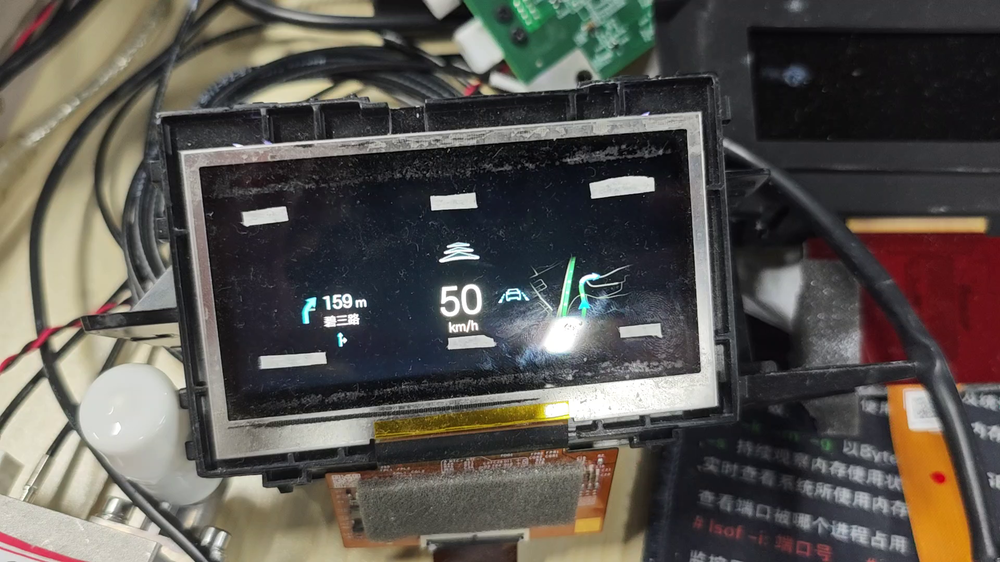
#> input picture image3.png, 1000 x 562 px, shrunk from 1920 x 1080 before the run
$ python image_preprocessing.py
#> lines starting #> are read from the running program, lines starting #| are printed output that depends on the picture; after the words box and inside, x2 and y2 are one past the last pixel; in counts of white or black regions, pixels touching at a corner belong together
import cv2
import numpy as np

# 功能：图像预处理
# 内容：gamma校正 + 高斯滤波 + 图像锐化 + 边缘提取

def gamma_correction(image, gamma=1.0):
    """使用向量化操作优化的Gamma校正"""
    if gamma <= 0:
        raise ValueError("Gamma值必须大于0")
    inv_gamma = 1.0 / gamma
    table = np.power(np.arange(256)/255.0, inv_gamma) * 255
    table = np.clip(table, 0, 255).astype("uint8")
    return cv2.LUT(image, table)

def preprocess_v_channel(v_channel):
    """对V通道进行预处理——gamma校正+高斯滤波+锐化"""
    gamma = 1.5
    gamma_corrected = gamma_correction(v_channel, gamma)
    blurred = cv2.GaussianBlur(gamma_corrected, (5, 5), 0)
    kernel = np.array([[0, -1, 0], [-1, 5, -1], [0, -1, 0]], dtype=np.float32)
    sharpened = cv2.filter2D(blurred, -1, kernel)
    return sharpened

def main():
    # 读取并验证图像
    image = cv2.imread("image3.png")
#> image is the input picture: shape (562, 1000, 3); mean B, G, R 79.4, 84.9, 89
    if image is None or len(image.shape) != 3 or image.shape[2] != 3:
        print("图像读取失败或格式错误")
        return

    # 颜色空间转换
    hsv_image = cv2.cvtColor(image, cv2.COLOR_BGR2HSV)
#> hsv_image: shape (562, 1000, 3); mean H, S, V 77.3, 50.4, 93.7
    v_channel = hsv_image[:, :, 2]
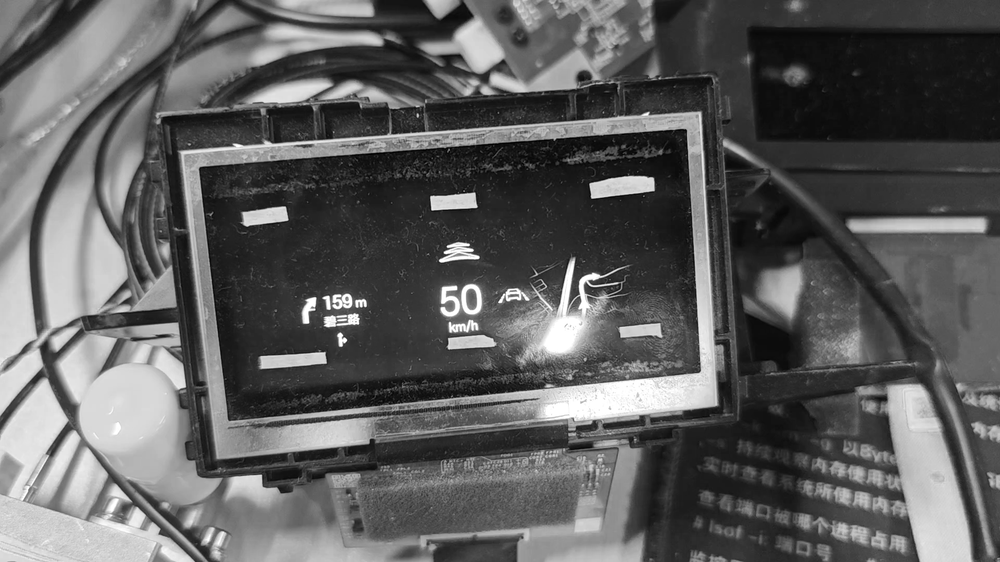
#> v_channel: shape (562, 1000); min 0, max 255, mean 93.7

    # 图像增强处理
    processed_v = preprocess_v_channel(v_channel)
#> in gamma_correction, `return cv2.LUT(image, table)`:
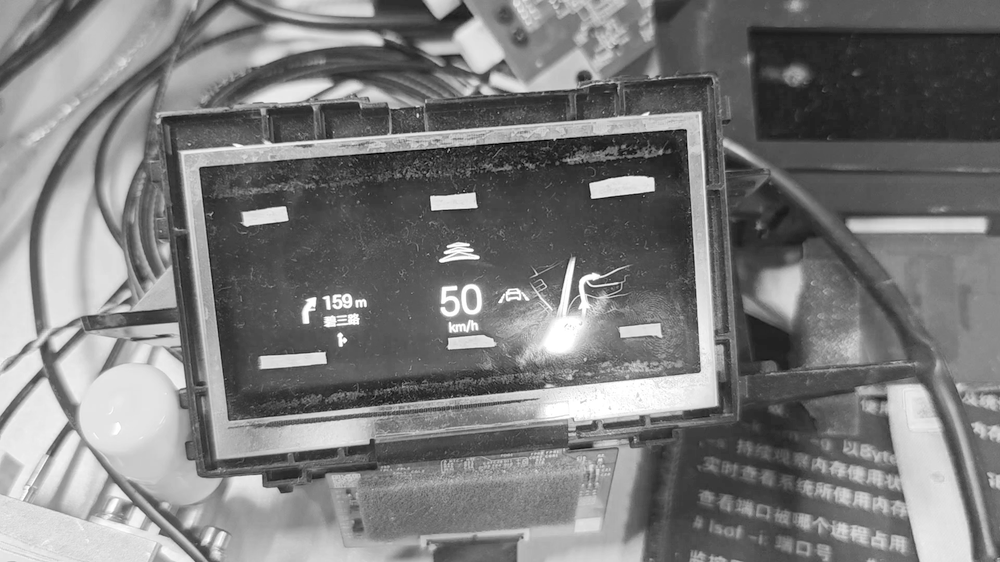
#> returned value: shape (562, 1000); min 0, max 255, mean 123.5
    edges = cv2.Canny(processed_v, 100, 200)
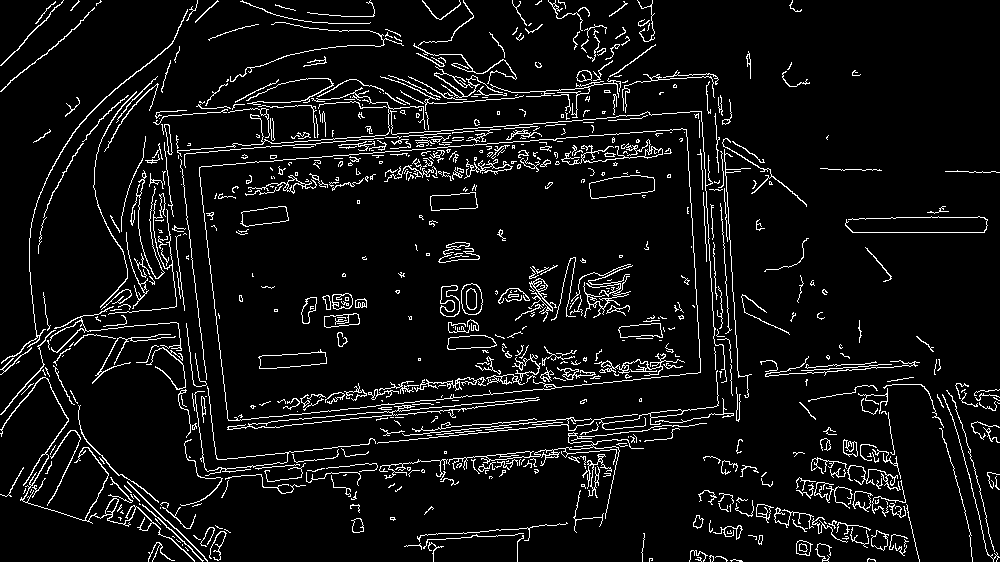
#> edges: shape (562, 1000); 6.8% white in thin lines or dots

    # 结果展示
    cv2.imshow("Edges", edges)
    cv2.waitKey(0)
    cv2.destroyAllWindows()

if __name__ == "__main__":
    main()

$ run again, with image2.png copied over image3.png
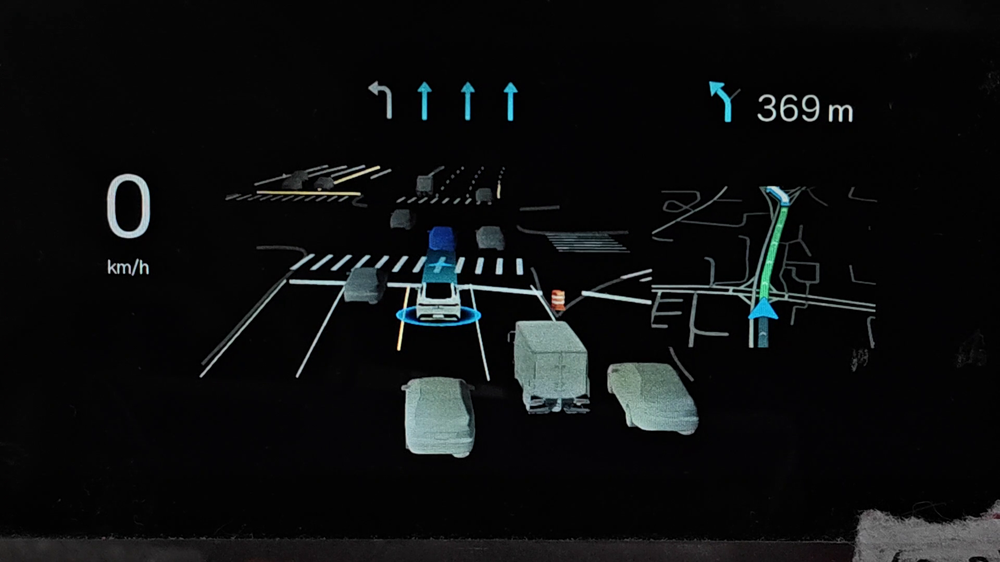
#> input picture image2.png, 1000 x 562 px, shrunk from 1920 x 1080 before the run
#> in main, image is the input picture: shape (562, 1000, 3); mean B, G, R 15.2, 14.7, 13.1
#> hsv_image: shape (562, 1000, 3); mean H, S, V 32.4, 28.8, 15.7
#> in gamma_correction, `return cv2.LUT(image, table)`:
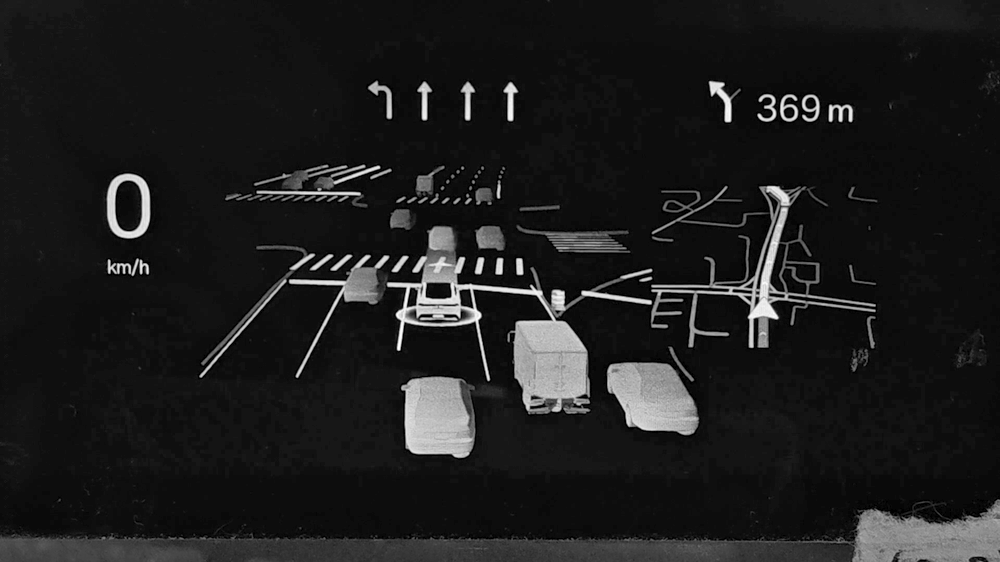
#> returned value: shape (562, 1000); min 0, max 255, mean 29.3
#> in main, `edges = cv2.Canny(processed_v, 100, 200)`:
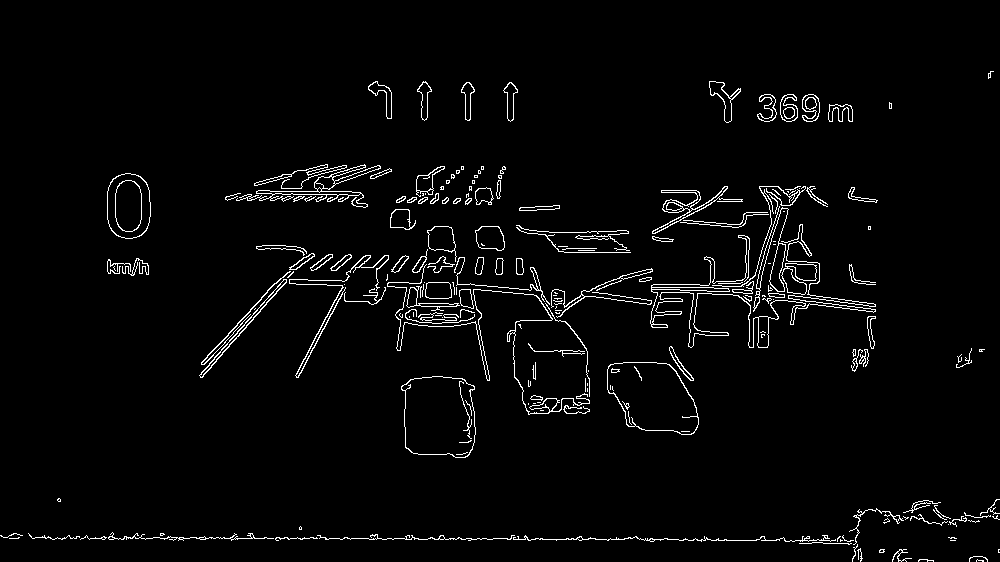
#> edges: shape (562, 1000); 2.9% white in thin lines or dots, all inside (x1, y1, x2, y2) = (0, 71, 1000, 562)
